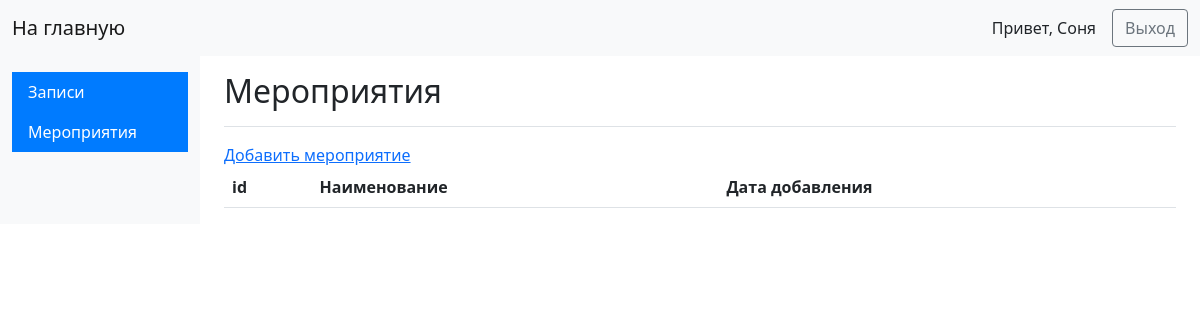
The page /admin/categories (signed in) on the database as committed earlier.
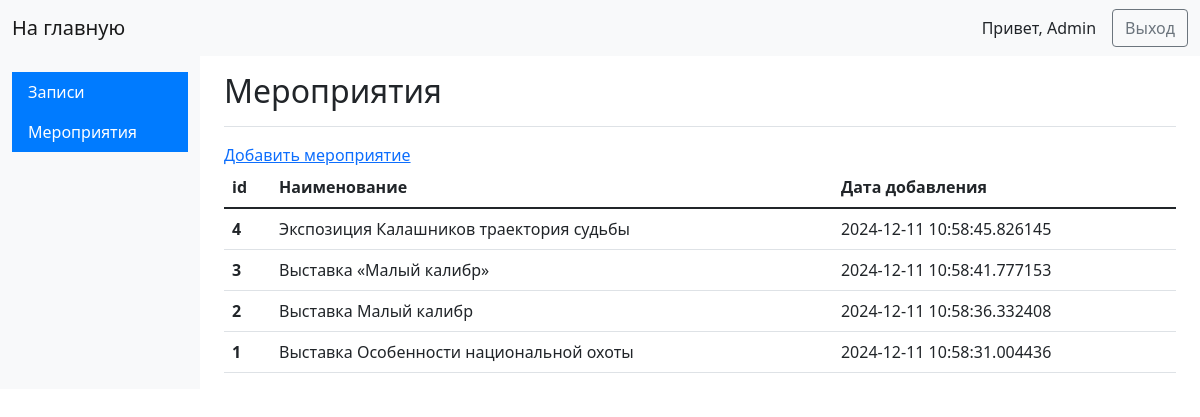
The same page on the database as committed later.
### app.py (models this page shows, shortened)
class Admin(UserMixin, db.Model):
    __tablename__ = "admins"
    admin_id = db.Column(db.Integer(), primary_key=True)
    admin_name = db.Column(db.String(30), nullable=True)
    password_hash = db.Column(db.String(127))

class Category(db.Model):
    category_id = db.Column(db.Integer, primary_key=True)
    category_name = db.Column(db.String(60), nullable=False)
    created_on = db.Column(db.DateTime(), default=datetime.utcnow)

### app.py (the view)
@app.route('/admin/categories', methods=['GET'])
def categories():
    if 'username' not in session:
        return redirect('/admin')
    else:
        categories = Category.query.order_by(desc(Category.created_on)).all()
        autor = session['username']
        return render_template('categories.html',categories=categories, autor=autor)

### app.py (called while the page is built)
@login.user_loader
def load_user(id):
    return db.session.get(Admin, int(id))

### templates/categories.html
{% extends 'base_admin.html' %}
{% block content %}
        <main class="col-md-9 ms-sm-auto col-lg-10 px-md-4">
            <div class="d-flex justify-content-between flex-wrap flex-md-nowrap align-items-center pt-3 pb-2 mb-3 border-bottom">
                <h1 class="h2">Мероприятия</h1>
            </div>
            <a href="/admin/categories/add">Добавить мероприятие</a>
            <table class="table">
              <thead class="thead-dark">
                <tr>
                  <th scope="col">id</th>
                  <th scope="col">Наименование</th>
                  <th scope="col">Дата добавления</th>
                </tr>
              </thead>
              <tbody>
                {% for category in categories %}
                    <tr>
                      <th scope="row">{{ category.category_id }}</th>
                      <td>{{ category.category_name }}</td>
                      <td>{{ category.created_on }}</td>
                    </tr>
                {% endfor %}
              </tbody>
            </table>
{% endblock %}

### templates/base_admin.html (shortened to what this page needs)
<!DOCTYPE html>
<html lang="en">
<head>
    <link href="https://cdn.jsdelivr.net/npm/bootstrap@5.1.3/dist/css/bootstrap.min.css" rel="stylesheet">
</head>
<body>
<nav class="navbar navbar-expand-lg navbar-light bg-light">
    <div class="container-fluid">
        <a class="navbar-brand" href="/admin">На главную</a>
        <div class="d-flex align-items-center">
            <span class="me-3">Привет, {{ autor }}</span>
            <a class="btn btn-outline-secondary" href="/out" type="button">Выход</a>
        </div>
    </div>
</nav>
<div class="container-fluid">
    <div class="row">
        <nav id="sidebarMenu" class="col-md-3 col-lg-2 d-md-block bg-light sidebar collapse">
            <div class="position-sticky pt-3">
                <ul class="nav flex-column">
                    <li class="nav-item">
                        <a class="nav-link active" aria-current="page" href="/admin/goods">
                            Записи
                        </a>
                        <a class="nav-link active" aria-current="page" href="/admin/categories">
                            Мероприятия
                        </a>
                    </li>
                </ul>
            </div>
        </nav>
        {% block content %}
        {% endblock %}
        </main>
    </div>
</div>
</body>
</html>

### templates/base_admin.html (style rules this page uses)
.sidebar .nav-link { border-radius: 0; color: #333; }
.sidebar .nav-link.active { background-color: #007bff; color: white; }

Rows that differ between the two databases and show on the page:
changed Admin: admin_name "Соня" → "Admin"
added Category: category_id "4", category_name "Экспозиция Калашников траектория судьбы", created_on "2024-12-11 10:58:45.826145"
added Category: category_id "3", category_name "Выставка «Малый калибр»", created_on "2024-12-11 10:58:41.777153"
added Category: category_id "2", category_name "Выставка Малый калибр", created_on "2024-12-11 10:58:36.332408"
added Category: category_id "1", category_name "Выставка Особенности национальной охоты", created_on "2024-12-11 10:58:31.004436"
